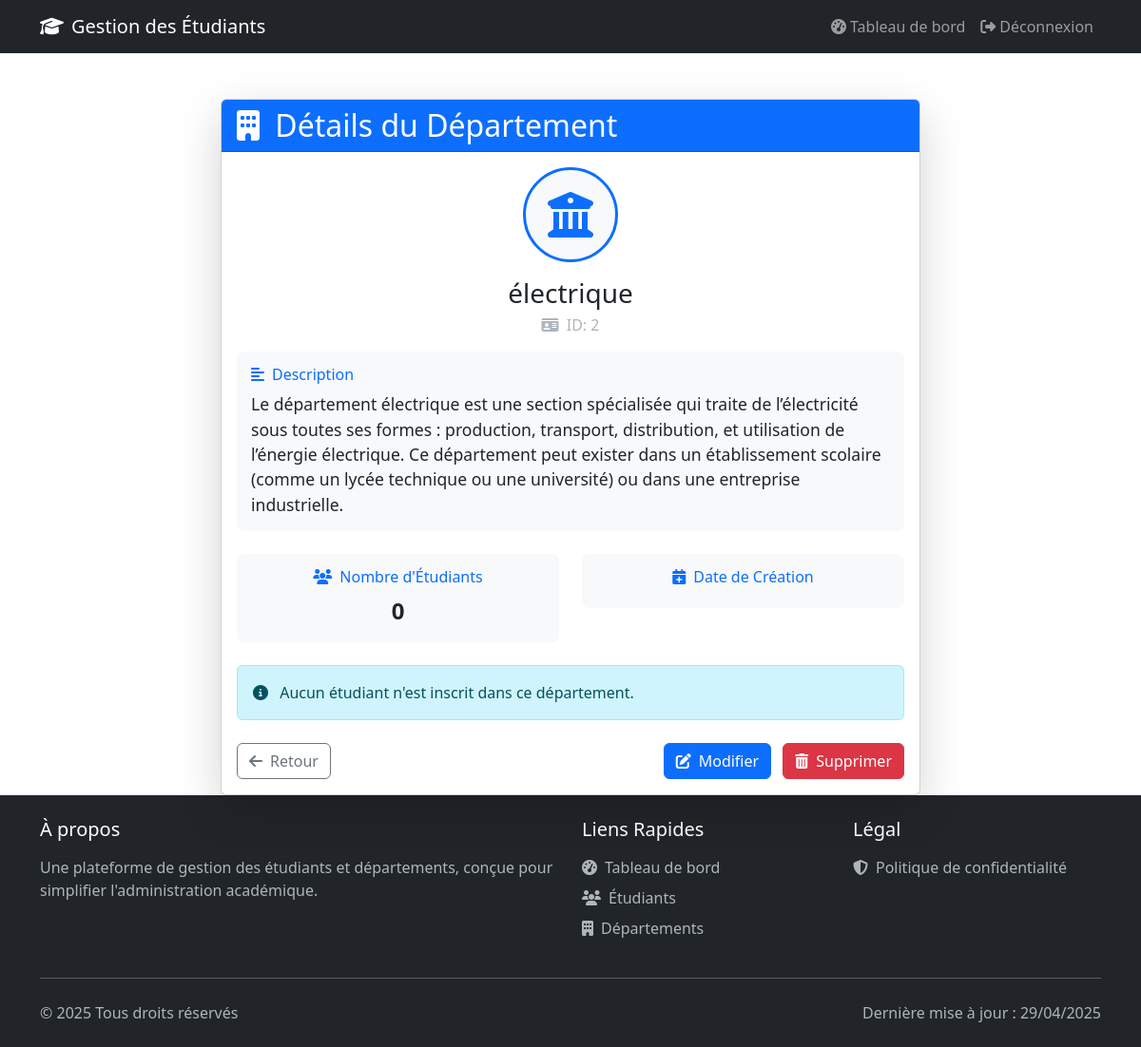
/departements/2/ (signed in), run on an earlier commit of the app's database.
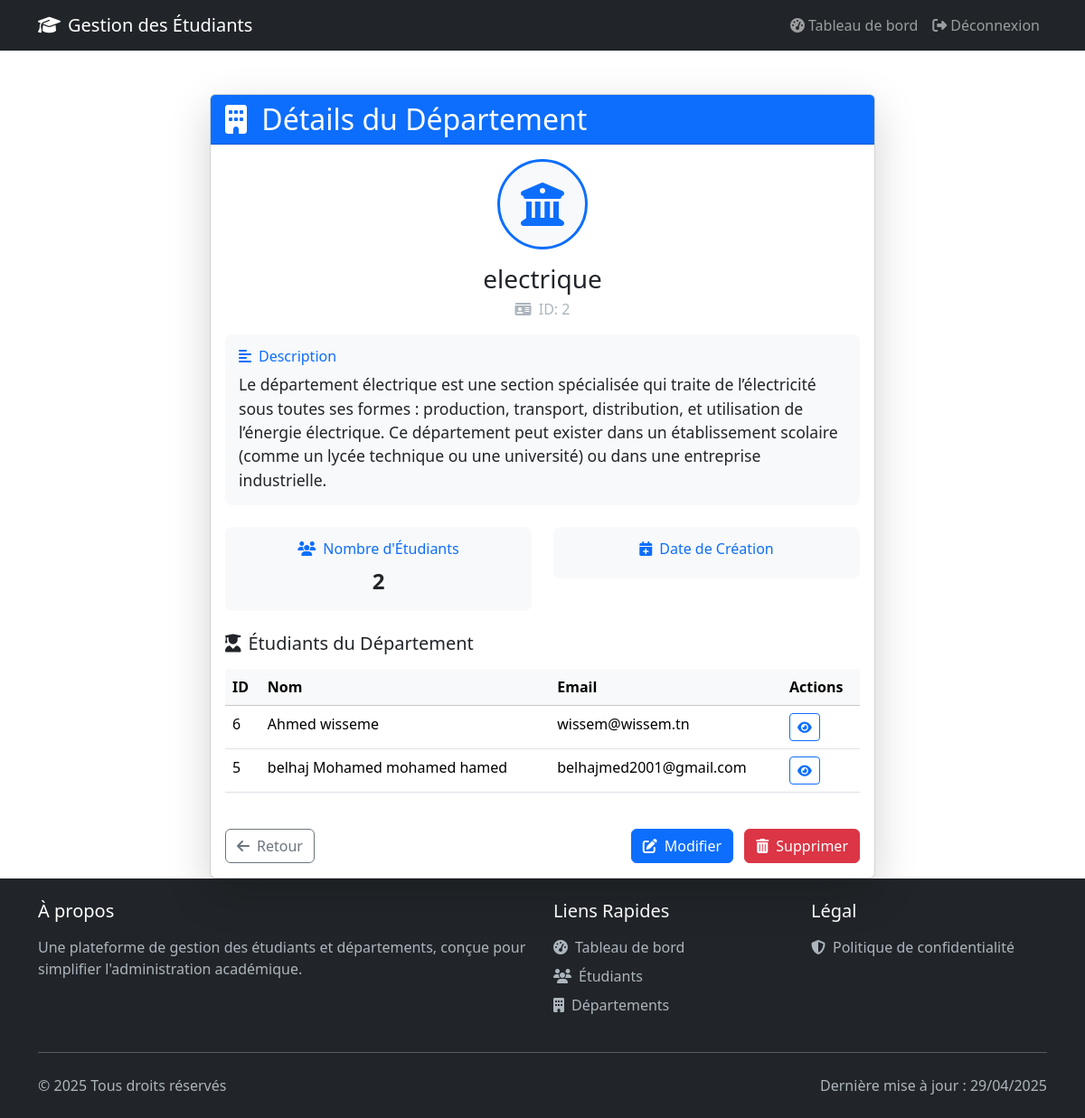
And on a later commit of the database.
### webapp/models.py (models this page shows, shortened)
class Departement(models.Model):
    nom_departement = models.CharField(
        max_length=250,
        verbose_name=_("Nom du département"),
        help_text=_("Entrez le nom du département"),
        validators=[MinLengthValidator(2)]
    )
    description = models.TextField(
        blank=True,
        null=True,
        verbose_name=_("Description"),
        help_text=_("Description détaillée du département")
    )
    class Meta:
        verbose_name = _("Département")
        verbose_name_plural = _("Départements")
        ordering = ['nom_departement']

class Etudiant(models.Model):
    nom_etudiant = models.CharField(
        max_length=250,
        verbose_name=_("Nom"),
        help_text=_("Entrez le nom de l'étudiant"),
        validators=[MinLengthValidator(2)]
    )
    prenom_etudiant = models.CharField(
        max_length=250,
        verbose_name=_("Prénom"),
        help_text=_("Entrez le prénom de l'étudiant"),
        validators=[MinLengthValidator(2)]
    )
    date_naissance = models.DateField(
        verbose_name=_("Date de naissance"),
        help_text=_("Sélectionnez la date de naissance")
    )
    email = models.EmailField(
        unique=True,
        verbose_name=_("Email"),
        help_text=_("Entrez l'adresse email de l'étudiant"),
        validators=[EmailValidator()]
    )
    departement = models.ForeignKey(
        Departement,
        on_delete=models.SET_NULL,
        null=True,
        blank=True,
        verbose_name=_("Département"),
        help_text=_("Sélectionnez le département de l'étudiant")
    )
    adresse = models.CharField(
        max_length=500,
        blank=True,
        null=True,
        verbose_name=_("Adresse"),
        help_text=_("Entrez l'adresse complète de l'étudiant")
    )
    created_at = models.DateTimeField(
        auto_now_add=True,
        verbose_name=_("Date de création")
    )
    updated_at = models.DateTimeField(
        auto_now=True,
        verbose_name=_("Date de mise à jour")
    )
    class Meta:
        verbose_name = _("Étudiant")
        verbose_name_plural = _("Étudiants")
        ordering = ['-created_at']
        indexes = [
            models.Index(fields=['nom_etudiant', 'prenom_etudiant']),
            models.Index(fields=['email']),
        ]

### webapp/views.py (the view)
# urls.py: path('departements/<int:id>/', views.view_departement, name='view_departement'),
@login_required(login_url='login')
def view_departement(request, id):
    try:
        departement = Departement.objects.get(id=id)
        return render(request, 'web/view_departement.html', {'departement': departement})
    except Departement.DoesNotExist:
        messages.error(request, "Département non trouvé")
        return redirect('departements')
    except Exception as e:
        messages.error(request, f"Erreur lors de l'affichage du département: {str(e)}")
        return redirect('departements')

### templates/web/view_departement.html (shortened to what the changed rows need)
{% extends 'base.html' %}
{% block content %}
<div class="container mt-5">
    <div class="row justify-content-center">
        <div class="col-md-8">
            <div class="card shadow-lg">
                <div class="card-header bg-primary text-white">
                    <h2 class="card-title mb-0">
                        <i class="fas fa-building me-2"></i>
                        Détails du Département
                    </h2>
                </div>
                <div class="card-body">
                    <div class="text-center mb-1">
                        <div class="department-icon mb-3">
                            <i class="fas fa-university fa-3x text-primary"></i>
                        </div>
                        <h3 class="mb-1">{{ departement.nom_departement }}</h3>
                        <p class="text-muted">
                            <i class="fas fa-id-card me-1"></i> ID: {{ departement.id }}
                        </p>
                    </div>
                    <div class="info-card mb-4">
                        <h5 class="info-title">
                            <i class="fas fa-align-left me-2"></i>Description
                        </h5>
                        <p class="info-content">{{ departement.description }}</p>
                    </div>
                    <div class="row mb-4">
                        <div class="col-md-6">
                            <div class="stat-card">
                                <h5 class="stat-title">
                                    <i class="fas fa-users me-2"></i>Nombre d'Étudiants
                                </h5>
                                <p class="stat-value">{{ departement.etudiant_set.count }}</p>
                            </div>
                        </div>
                        <div class="col-md-6">
                        </div>
                    </div>
                    {% if departement.etudiant_set.all %}
                        <div class="mb-4">
                            <h5 class="mb-3">
                                <i class="fas fa-user-graduate me-2"></i>Étudiants du Département
                            </h5>
                            <div class="table-responsive">
                                <table class="table table-hover">
                                    <thead class="table-light">
                                        <tr>
                                            <th>ID</th>
                                            <th>Nom</th>
                                            <th>Email</th>
                                            <th>Actions</th>
                                        </tr>
                                    </thead>
                                    <tbody>
                                        {% for etudiant in departement.etudiant_set.all %}
                                            <tr>
                                                <td>{{ etudiant.id }}</td>
                                                <td>{{ etudiant.nom_etudiant }} {{ etudiant.prenom_etudiant }}</td>
                                                <td>{{ etudiant.email }}</td>
                                                <td>
                                                    <a href="{% url 'view_etudiant' etudiant.id %}"
                                                       class="btn btn-sm btn-outline-primary">
                                                        <i class="fas fa-eye"></i>
                                                    </a>
                                                </td>
                                            </tr>
                                        {% endfor %}
                                    </tbody>
                                </table>
                            </div>
                        </div>
                    {% else %}
                        <div class="alert alert-info">
                            <i class="fas fa-info-circle me-2"></i>
                            Aucun étudiant n'est inscrit dans ce département.
                        </div>
                    {% endif %}
                    <div class="d-flex justify-content-between mt-4">
                        <a href="{% url 'departements' %}" class="btn btn-outline-secondary">
                        </a>
                        <div>
                        </div>
                    </div>
                </div>
            </div>
        </div>
    </div>
</div>
{% endblock %}

What changed in the data, as far as the page shows it:
changed Departement id 2: nom_departement "électrique" → "electrique"; etudiant_set.count "0" → "2"
added Etudiant: id "6", nom_etudiant "Ahmed", prenom_etudiant "wisseme", email "wissem@wissem.tn"
added Etudiant: id "5", nom_etudiant "belhaj Mohamed", prenom_etudiant "mohamed hamed", email "belhajmed2001@gmail.com"
Also different on the page:
text no longer shown: "Aucun étudiant n'est inscrit dans ce département."
text now shown: "Étudiants du Département ID Nom Email Actions"
